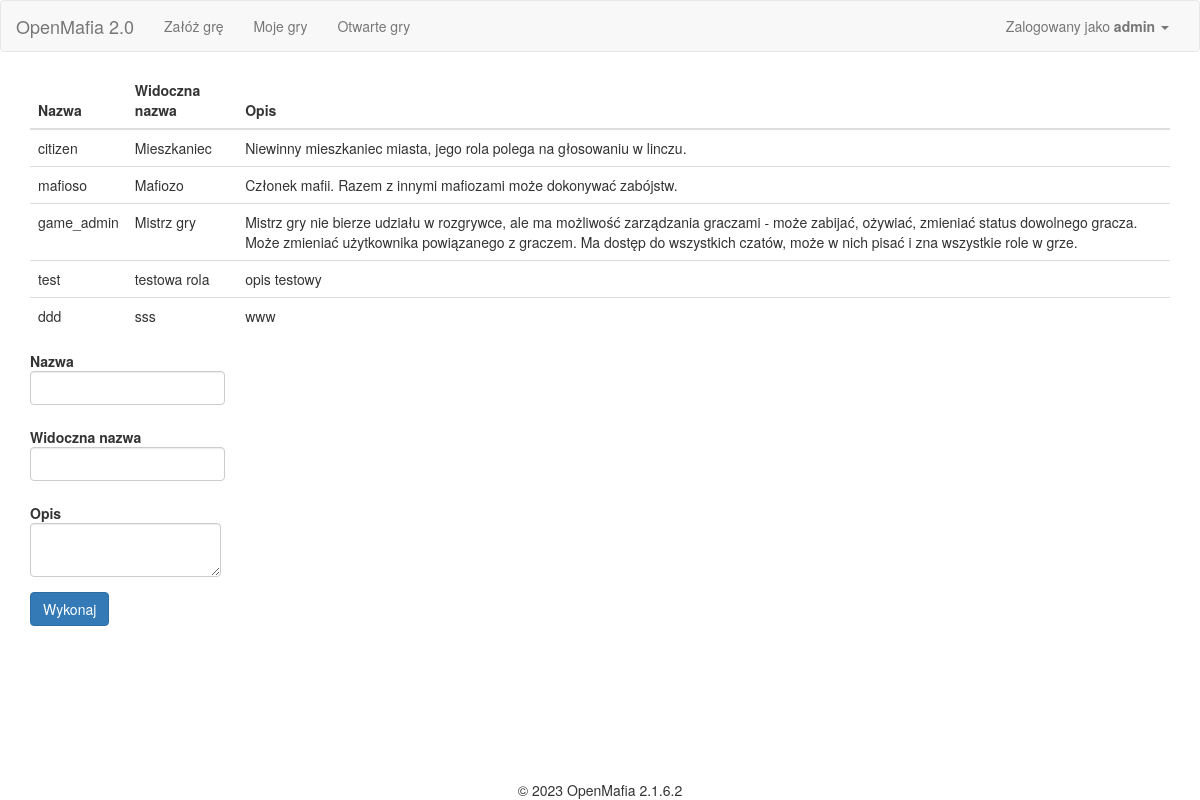
/admin/add_role (signed in), run on the app's committed database.
### app/Engine/DB/models.py (models this page shows, shortened)
class User(db.Model):
    __tablename__ = 'User'
    id = db.Column(db.Integer, primary_key=True)
    user = db.Column(db.String(64), unique=True)
    password = db.Column(db.String(500))
    name = db.Column(db.String(500))
    email = db.Column(db.String(120), unique=True)
    is_active = db.Column(db.Boolean)
    def is_active(self):
        return True

class Role(db.Model):
    __tablename__ = 'Role'
    id = db.Column(db.Integer, primary_key=True)
    name = db.Column(db.String(100))
    visible_name = db.Column(db.String(500))
    description = db.Column(db.String(500))

### app/AdminPanel/views.py (the view)
@AdminModule.route('add_role', methods=['GET', 'POST'])
@login_required
@administrator_privileges_required
def add_role():
    role_form = RoleForm()
    roles_api = RolesApi()
    if role_form.validate_on_submit():
        role_name = role_form.name.data
        visible_name = role_form.visible_name.data
        description = role_form.description.data
        roles_api.add_role(role_name, visible_name, description)
        flash('Dodano rolę '+role_name, 'alert-success')
    roles = roles_api.list_roles()
    return render_template('AdminModule_addrole.html', role_form=role_form, roles=roles)

### app/AdminPanel/forms.py
class RoleForm(FlaskForm):
    name = StringField(u'Nazwa', validators=[DataRequired()])
    visible_name = StringField(u'Widoczna nazwa', validators=[DataRequired()])
    description = StringField(u'Opis', validators=[DataRequired()], widget=TextArea())

### app/Engine/DB/db_api.py (called while the page is built)
    def list_roles(self):
        return Role.query.all()

### app/views.py (called while the page is built)
@app.before_request
def before_request():
    g.user = current_user

@lm.user_loader
def load_user(id):
    return User.query.get(int(id))

### app/AdminPanel/templates/AdminModule_addrole.html (shortened to what this page needs)
{% extends "base.html" %}
{% import "bootstrap/wtf.html" as wtf %}
{% block styles %}
{{ super() }}
<link rel="stylesheet" type="text/css" href="{{ url_for('SetupGameModule.static', filename='css/datatables.css') }}">
<link rel="stylesheet" type="text/css" href="{{ url_for('SetupGameModule.static', filename='css/styles.css') }}">
{% endblock %}
{%block main_content%}
<table class="table">
  <thead>
    <tr>
      <th scope="col">Nazwa</th>
      <th scope="col">Widoczna nazwa</th>
      <th scope="col">Opis</th>
    </tr>
  </thead>
  <tbody>
  {% for role in roles %}
  <tr>
    <td>{{ role.name }}</td>
    <td>{{ role.visible_name }}</td>
    <td>{{ role.description }}</td>
  </tr>
  {% endfor %}
  </tbody>
</table>
<form method="post" class="form form-horizontal" name="addrole">
                {{ wtf.form_field(role_form.name) }}
                {{ wtf.form_field(role_form.visible_name) }}
                {{ wtf.form_field(role_form.description) }}
                <div class="form-actions">
                    <button name="action" type="submit" class="btn btn-primary">Wykonaj</button>
                </div>
            </form>
{%endblock%}

### app/templates/base.html (shortened to what this page needs)
{% extends "bootstrap/base.html" %}
{% block styles %}
{{ super() }}
<link rel="stylesheet" type="text/css" href="{{ url_for('static', filename='css/base_styles.css') }}">
<link rel="stylesheet" type="text/css" href="{{ url_for('static', filename='css/bootstrap_table.css') }}">
{% endblock %}
{% block navbar %}
<nav class="navbar navbar-default" id="nav">
	<div class="container-fluid">
	  <div class="navbar-header">
		<a class="navbar-brand" href="/">OpenMafia 2.0</a>
	  </div>
	  <div class="collapse navbar-collapse" id="bs-example-navbar-collapse-1">
		<ul class="nav navbar-nav">
			<li {{ 'class=active' if request.endpoint == 'SetupGameModule.setup_game' }} ><a href="{{ url_for('SetupGameModule.setup_game')}}">Załóż grę</a></li>
			<li><a href="{{ url_for('SetupGameModule.game_list')}}/my_games">Moje gry</a></li>
			<li><a href="{{ url_for('SetupGameModule.game_list')}}/open_games">Otwarte gry</a></li>
		</ul>
		<ul class="nav navbar-nav navbar-right">
		  <li><a href="#"></a></li>
		  <li class="dropdown">
			<a href="#" class="dropdown-toggle" data-toggle="dropdown" role="button" aria-haspopup="true" aria-expanded="false">
				{% if current_user.is_authenticated %}
				Zalogowany jako <b>{{ current_user.user }}</b>
				{% else %}
					Gość
				{% endif %}
				<span class="caret"></span>
			</a>
		  </li>
		</ul>
	  </div>
	</div>
  </nav>
{% endblock %}
{%block content %}
<div class="container">
	{%block main_content%}{%endblock%}
</div>
{% block footer %}
<div class="footer">&copy; 2023 OpenMafia 2.1.6.2</div>
{%- endblock footer %}
{%endblock%}

### app/static/css/base_styles.css (style rules this page uses)
.footer { position: fixed; left: 0; bottom: 0; width: 100%; text-align: center; text-size: small; }

### app/SetupGameModule/static/css/styles.css (style rules this page uses)
.form-control { width: auto; }
.form-horizontal .form-group { margin-right: 0px; margin-left: 0px; }

### data on the page
User: user "admin"
Role: name "citizen", visible_name "Mieszkaniec", description "Niewinny mieszkaniec miasta, jego rola polega na głosowaniu w linczu."
Role: name "mafioso", visible_name "Mafiozo", description "Członek mafii. Razem z innymi mafiozami może dokonywać zabójstw."
Role: name "game_admin", visible_name "Mistrz gry", description "Mistrz gry nie bierze udziału w rozgrywce, ale ma możliwość zarządzania graczami - może zabijać, ożywiać, zmieniać status dowolnego gracza. Może zmieniać użytkownika powiązanego z graczem. Ma dostęp do wszystkich czatów, może w nich pisać i zna wszystkie role w grze."
Role: name "test", visible_name "testowa rola", description "opis testowy"
Role: name "ddd", visible_name "sss", description "www"
